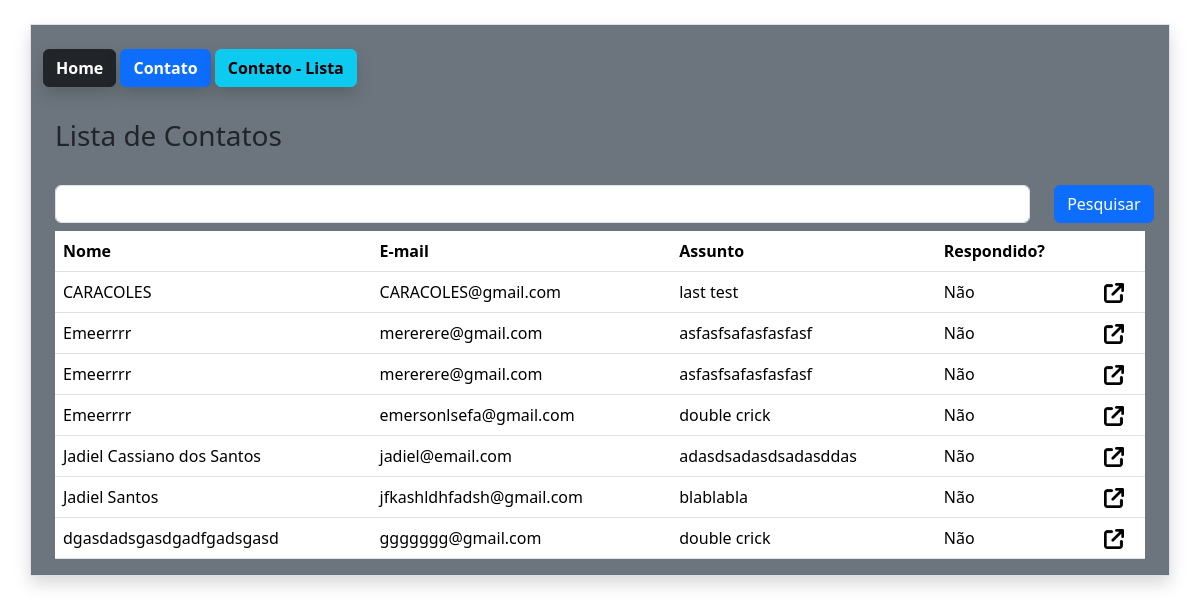
Page /contato/lista/ on the committed database.
### estudo/models.py (models this page shows)
class Contato(db.Model):
    id = db.Column(db.Integer, primary_key=True)
    data_envio = db.Column(db.DateTime, default=datetime.utcnow())
    nome = db.Column(db.String, nullable=True)
    email = db.Column(db.String, nullable=True)
    assunto = db.Column(db.String, nullable=True)
    mensagem = db.Column(db.String, nullable=True)
    respondido = db.Column(db.Integer, default=0)

### estudo/views.py (the view)
@app.route('/contato/lista/')
def contatoLista():
     context = {}
     if request.method == 'GET':
         pesquisa = request.args.get('pesquisa','')
     dados = Contato.query.order_by('nome')
     if pesquisa != '':
         dados = dados.filter_by(nome=pesquisa)
     context = {'dados': dados.all()}
     return render_template('Contato_lista.html', context = context)

### estudo/templates/Contato_lista.html (shortened to what this page needs)
{% extends 'base.html' %}
{% block content%}
{% include "nav.html" %}
<body>
    <div class="container mt-4">
        <div class="row mt-4">
            <h3>Lista de Contatos</h3>
            <form method="get" class="row">
                <div class="class col-11 mt-4">
                    <input type="text" name="pesquisa" class="form-control">
                </div>
                <div class="col-1 mt-4">
                    <button type="submit" class="btn btn-primary"> Pesquisar</button>
                </div>
            </form>
            <div class="col-12 mt-2">
                <table class="table">
                    <thead>
                        <tr>
                            <th><b>Nome</b></th>
                            <th><b>E-mail</b></th>
                            <th><b>Assunto</b></th>
                            <th><b>Respondido?</b></th>
                            <th></th>
                        </tr>
                    </thead>
                    <tbody>
                        {% for linha in context['dados'] %}
                        <tr>
                            <td>{{linha.nome}}</td>
                            <td>{{linha.email}}</td>
                            <td>{{linha.assunto}}</td>
                            <td>
                                {% if linha.respondido ==1%}
                                    Sim
                                {% else %}
                                    Não
                                {% endif %}
                            <td><a href="{{ url_for('contatoDetail', id=linha.id)}}"><img src="{{url_for('static', filename='img/link.png')}}" style="width:20px";"></a></td>
                            </td>
                        </tr>
                        {% endfor %}
                    </tbody>
                </table>
            </div>
        </div>
{% endblock %}

### estudo/templates/base.html (shortened to what this page needs)
<!DOCTYPE html>
<html lang="pt-br">
<head>
    <link href="https://cdn.jsdelivr.net/npm/bootstrap@5.3.8/dist/css/bootstrap.min.css" rel="stylesheet">
</head>
</body>
    <section class="container mt-4 roudend border shadow bg-secondary">
    {% block content%} {% endblock%}
    </section>
</body>
</html>

### estudo/templates/nav.html
<a href='/' class="btn btn-dark shadow mt-4  mb-2"> <b>Home</b> </a>
<a href="{{url_for('contato')}}" class="btn btn-primary shadow mt-4 mb-2"> <b>Contato</b> </a>
<a href="{{url_for('contatoLista')}}"class="btn btn-info shadow mt-4 mb-2"> <b>Contato - Lista</b> </a>

### rows in the picture
Contato: nome "CARACOLES", email "CARACOLES@gmail.com", assunto "last test", respondido "Não"
Contato: nome "Emeerrrr", email "mererere@gmail.com", assunto "asfasfsafasfasfasf", respondido "Não"
Contato: nome "Emeerrrr", email "mererere@gmail.com", assunto "asfasfsafasfasfasf", respondido "Não"
Contato: nome "Emeerrrr", email "emersonlsefa@gmail.com", assunto "double crick", respondido "Não"
Contato: nome "Jadiel Cassiano dos Santos", email "jadiel@email.com", assunto "adasdsadasdsadasddas", respondido "Não"
Contato: nome "Jadiel Santos", email "jfkashldhfadsh@gmail.com", assunto "blablabla", respondido "Não"
Contato: nome "dgasdadsgasdgadfgadsgasd", email "ggggggg@gmail.com", assunto "double crick", respondido "Não"
